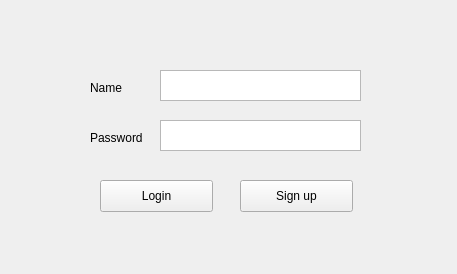
<?xml version="1.0" encoding="UTF-8"?>
<ui version="4.0">
 <class>Login</class>
 <widget class="QFrame" name="Login">
  <property name="geometry">
   <rect>
    <x>0</x>
    <y>0</y>
    <width>457</width>
    <height>274</height>
   </rect>
  </property>
  <property name="windowTitle">
   <string>MeChat</string>
  </property>
  <widget class="QLabel" name="label">
   <property name="geometry">
    <rect>
     <x>90</x>
     <y>80</y>
     <width>60</width>
     <height>16</height>
    </rect>
   </property>
   <property name="text">
    <string>Name</string>
   </property>
  </widget>
  <widget class="QLabel" name="label_2">
   <property name="geometry">
    <rect>
     <x>90</x>
     <y>130</y>
     <width>60</width>
     <height>16</height>
    </rect>
   </property>
   <property name="text">
    <string>Password</string>
   </property>
  </widget>
  <widget class="QTextEdit" name="login_name">
   <property name="geometry">
    <rect>
     <x>160</x>
     <y>70</y>
     <width>201</width>
     <height>31</height>
    </rect>
   </property>
  </widget>
  <widget class="QTextEdit" name="login_pwd">
   <property name="geometry">
    <rect>
     <x>160</x>
     <y>120</y>
     <width>201</width>
     <height>31</height>
    </rect>
   </property>
  </widget>
  <widget class="QPushButton" name="login_bton">
   <property name="geometry">
    <rect>
     <x>100</x>
     <y>180</y>
     <width>113</width>
     <height>32</height>
    </rect>
   </property>
   <property name="text">
    <string>Login</string>
   </property>
  </widget>
  <widget class="QPushButton" name="sign_up_bton">
   <property name="geometry">
    <rect>
     <x>240</x>
     <y>180</y>
     <width>113</width>
     <height>32</height>
    </rect>
   </property>
   <property name="text">
    <string>Sign up</string>
   </property>
  </widget>
 </widget>
 <resources/>
 <connections/>
</ui>
